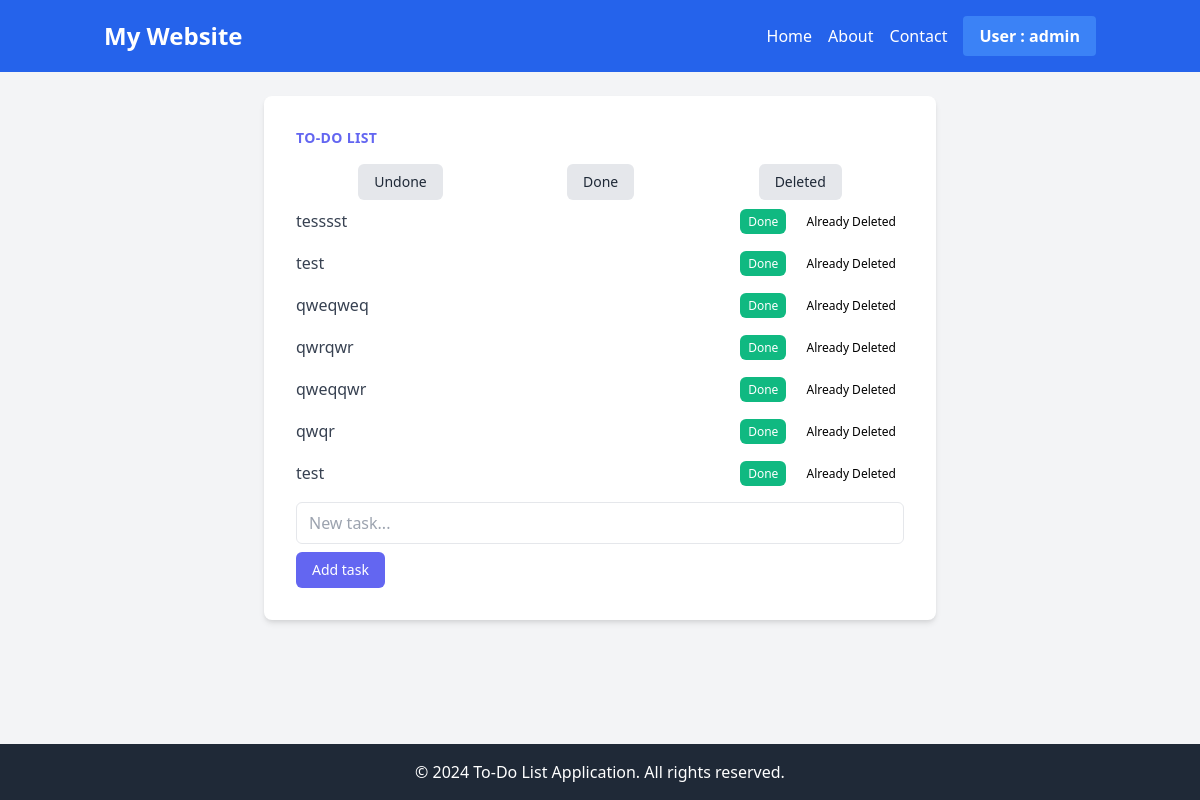
/todolist/?filter=deleted (signed in), run on the app's committed database.
### todoList/models.py (models this page shows, shortened)
class Todolist(models.Model):
    taskName = models.CharField(max_length=100)
    isDone = models.BooleanField(default=False)
    updatedDate = models.DateTimeField(auto_now=True)
    isDeleted = models.BooleanField(default=False)

### todoList/views.py (the view, shortened to what this page needs)
# urls.py: path('todolist/',include('todoList.urls')),
def todoList(request):
    session_key = request.session.session_key
    if(not session_key):
        request.session.create()
        session_key = request.session.session_key
    pageFilter = request.GET.get('filter')
    if pageFilter:
        if pageFilter.lower() == 'undone':
            taskList = Todolist.objects.filter(isDeleted=False, isDone=False).order_by('updatedDate','id')
        elif pageFilter.lower() == 'done':
            taskList = Todolist.objects.filter(isDeleted=False, isDone=True).order_by('updatedDate','id')
        elif pageFilter.lower() == 'deleted':
            taskList = Todolist.objects.filter(isDeleted=True).order_by('updatedDate','id')
        else:
            return redirect('todoList:index')
    else:
        taskList = Todolist.objects.filter(isDeleted=False).order_by('isDone','updatedDate','id')
    daysKeep = 3
    past_date_before_daysKeep = timezone.now() - timedelta(days = daysKeep)
    filteredList = [i for i in taskList if (i.isDone and i.updatedDate >= past_date_before_daysKeep) or not i.isDone ]
    """ filteredList = []
    for i in taskList:
        if (i.isDone  and i.updatedDate >= past_date_before_daysKeep) or not i.isDone:
            filteredList.append(i)
         """
    data = {
        'filteredList':filteredList,
    }
    return render(request, 'todoList/todoList.html',data)

### templates/todoList/todoList.html (shortened to what this page needs)
{% extends 'todoList/base.html' %}
{% block mainContent%}
  <main class="flex-grow p-6">
    <div class="max-w-md mx-auto bg-white rounded-lg shadow-md overflow-hidden md:max-w-2xl">
        <div class="md:flex">
            <div class="p-8 w-full">
                <div class="uppercase tracking-wide text-sm text-indigo-500 font-semibold">To-Do List</div>
                <div class="mt-4 flex justify-around">
                    <a href="{%url 'todoList:index' %}?filter=undone" class="px-4 py-2 bg-gray-200 text-gray-800 text-sm font-medium rounded-md hover:bg-gray-300">Undone</a>
                    <a href="{%url 'todoList:index' %}?filter=done" class="px-4 py-2 bg-gray-200 text-gray-800 text-sm font-medium rounded-md hover:bg-gray-300">Done</a>
                    <a href="{%url 'todoList:index' %}?filter=deleted" class="px-4 py-2 bg-gray-200 text-gray-800 text-sm font-medium rounded-md hover:bg-gray-300">Deleted</a>
                </div>
                <div class="mt-2">
                    <ul class="space-y-4">
                        {% for task in filteredList%}
                        <li class="flex items-center justify-between">
                            {% if task.isDone %}
                            <span class="text-gray-700"><strike>{{task.taskName}}</strike></span>
                            {% else  %}
                            <span class="text-gray-700">{{task.taskName}}</span>
                            {% endif %}
                            <div>
                                {% if task.isDone %}
                                <a href="{% url 'todoList:update' task.id%}" class="px-2 py-1 bg-yellow-500 text-white text-xs font-medium rounded-md hover:bg-yellow-700">Undone</a>
                                {% else  %}
                                <a href="{% url 'todoList:update' task.id%}" class="px-2 py-1 bg-green-500 text-white text-xs font-medium rounded-md hover:bg-green-700">Done</a>
                                {% endif %}
                                {% if task.isDeleted %}
                                <button type='button' class="px-2 py-1  text-xs font-medium rounded-md ml-2 cursor-not-allowed" disabled>Already Deleted</button>
                                {% else %}
                                <a href= "{% url 'todoList:delete' task.id%}" class="px-2 py-1 bg-red-500 text-white text-xs font-medium rounded-md hover:bg-red-700 ml-2" >Delete</a>
                                {% endif %}
                            </div>
                        </li>
                        {% endfor %}
                    </ul>
                </div>
                <div class="mt-4">
                    <form method='POST'>
                        <input type="text" name='taskSubject' placeholder="New task..." class="px-3 py-2 border rounded-md w-full mb-2">
                        <input type="submit" class="px-4 py-2 bg-indigo-500 text-white text-sm font-medium rounded-md hover:bg-indigo-700" value='Add task'>
                    </form>
                </div>
            </div>
        </div>
    </div>
</main>
{% endblock mainContent%}

### templates/home/components/header.html (shortened to what this page needs)
<header class="bg-blue-600 text-white py-4">
    <div class="container mx-auto px-4 flex justify-between items-center">
        <h1 class="text-2xl font-bold">My Website</h1>
        <nav class="flex space-x-4 items-center">
            <ul class="flex space-x-4">
                <li><a href="{% url 'home:home'%}" class="hover:underline">Home</a></li>
                <li><a href="#" class="hover:underline">About</a></li>
                <li><a href="#" class="hover:underline">Contact</a></li>
            </ul>
            <div class="relative">
                <button id="userMenuButton" class="bg-blue-500 hover:bg-blue-700 text-white font-bold py-2 px-4 rounded inline-flex items-center">
                    <span>User {% if user.is_authenticated %}: {{user.username}} {%endif%}</span>
                </button>
            </div>
        </nav>
    </div>
</header>

### data on the page
Todolist: taskName "tesssst", isDone "Done", isDeleted "Already Deleted"
Todolist: taskName "test", isDone "Done", isDeleted "Already Deleted"
Todolist: taskName "qweqweq", isDone "Done", isDeleted "Already Deleted"
Todolist: taskName "qwrqwr", isDone "Done", isDeleted "Already Deleted"
Todolist: taskName "qweqqwr", isDone "Done", isDeleted "Already Deleted"
Todolist: taskName "qwqr", isDone "Done", isDeleted "Already Deleted"
Todolist: taskName "test", isDone "Done", isDeleted "Already Deleted"

### other printed values
{{ user.username }} "admin"
